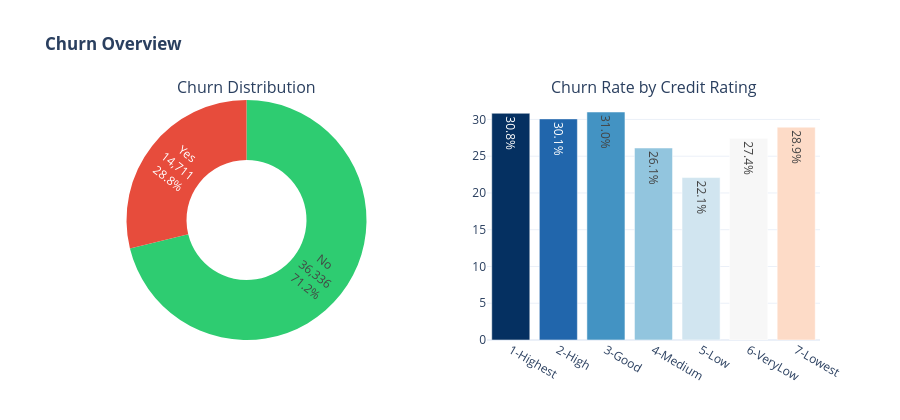

Source (notebook cell):
### Code cell
fig = make_subplots(rows=1, cols=2,
    subplot_titles=('Churn Distribution','Churn Rate by Credit Rating'),
    specs=[[{'type':'pie'},{'type':'bar'}]])
counts = df['Churn'].value_counts()
fig.add_trace(go.Pie(labels=counts.index, values=counts.values, hole=0.5,
    marker_colors=['#2ecc71','#e74c3c'], textinfo='label+percent+value'), row=1, col=1)
credit_order = ['1-Highest','2-High','3-Good','4-Medium','5-Low','6-VeryLow','7-Lowest']
cr = df.groupby('CreditRating')['y'].mean().reindex(credit_order)
fig.add_trace(go.Bar(x=cr.index, y=cr.values*100,
    text=[f'{v:.1f}%' for v in cr.values*100], textposition='auto',
    marker_color=px.colors.sequential.RdBu_r[:7]), row=1, col=2)
fig.update_layout(title='<b>Churn Overview</b>', height=420, template='plotly_white', showlegend=False)
fig.show()

### Figure 1 — Plotly figure (JSON) as saved in the notebook; plotly's stock layout.template omitted (floating-point values rounded to 4 significant figures)
{"data": [{"domain": {"x": [0.0, 0.45], "y": [0.0, 1.0]}, "hole": 0.5, "labels": ["No", "Yes"], "marker": {"colors": ["#2ecc71", "#e74c3c"]}, "textinfo": "label+percent+value", "type": "pie", "values": [36336, 14711]}, {"marker": {"color": ["rgb(5,48,97)", "rgb(33,102,172)", "rgb(67,147,195)", "rgb(146,197,222)", "rgb(209,229,240)", "rgb(247,247,247)", "rgb(253,219,199)"]}, "text": ["30.8%", "30.1%", "31.0%", "26.1%", "22.1%", "27.4%", "28.9%"], "textposition": "auto", "type": "bar", "x": ["1-Highest", "2-High", "3-Good", "4-Medium", "5-Low", "6-VeryLow", "7-Lowest"], "xaxis": "x", "y": [30.84, 30.07, 31.01, 26.12, 22.1, 27.43, 28.95], "yaxis": "y"}], "layout": {"annotations": [{"font": {"size": 16}, "showarrow": false, "text": "Churn Distribution", "x": 0.225, "xanchor": "center", "xref": "paper", "y": 1.0, "yanchor": "bottom", "yref": "paper"}, {"font": {"size": 16}, "showarrow": false, "text": "Churn Rate by Credit Rating", "x": 0.775, "xanchor": "center", "xref": "paper", "y": 1.0, "yanchor": "bottom", "yref": "paper"}], "height": 420, "showlegend": false, "title": {"text": "<b>Churn Overview</b>"}, "xaxis": {"anchor": "y", "domain": [0.55, 1.0]}, "yaxis": {"anchor": "x", "domain": [0.0, 1.0]}}}
